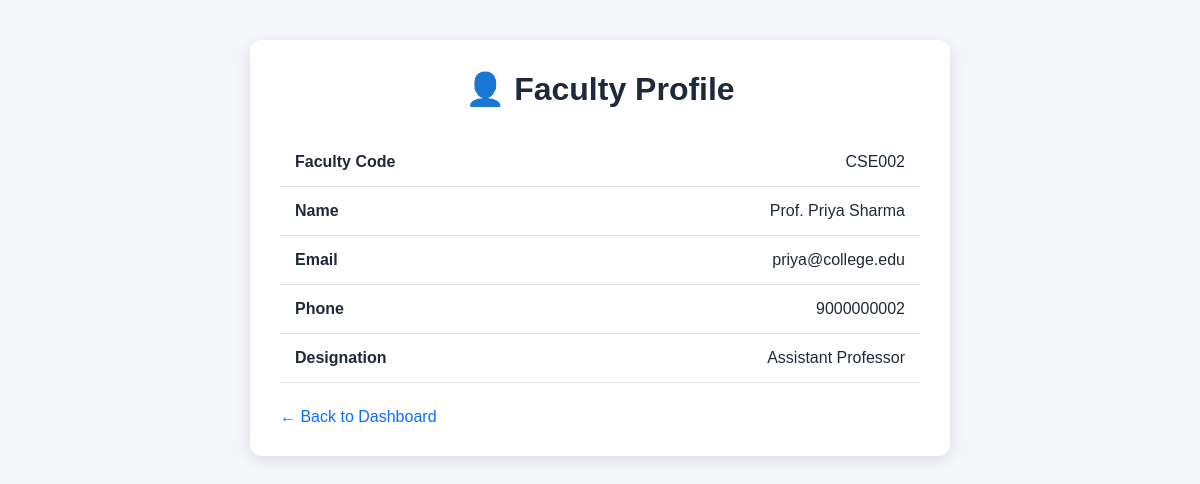
Page /faculty/profile.php (signed in) on the committed database.
### tables this page shows
CREATE TABLE faculty (
    faculty_id INT AUTO_INCREMENT PRIMARY KEY,

    user_id INT NOT NULL UNIQUE,

    faculty_code VARCHAR(20) NOT NULL UNIQUE,

    faculty_name VARCHAR(100) NOT NULL,

    email VARCHAR(100),

    phone VARCHAR(20),

    department_id INT NOT NULL,

    designation VARCHAR(50) DEFAULT 'Assistant Professor',

    is_hod BOOLEAN DEFAULT FALSE,

    FOREIGN KEY (user_id)
        REFERENCES users(user_id)
        ON DELETE CASCADE
        ON UPDATE CASCADE,

    FOREIGN KEY (department_id)
        REFERENCES departments(department_id)
        ON DELETE RESTRICT
        ON UPDATE CASCADE
);

### faculty/profile.php (the view, shortened to what this page needs)
<?php
require_once "../config/database.php";
$user_id = $_SESSION['user_id'];
$sql = "
    SELECT
        faculty_code,
        faculty_name,
        email,
        phone,
        designation
    FROM faculty
    WHERE user_id = ?
";
$stmt = $conn->prepare($sql);
$stmt->bind_param("i", $user_id);
$stmt->execute();
$result = $stmt->get_result();
$faculty = $result->fetch_assoc();
?>
<!DOCTYPE html>
<html lang="en">
<head>
    <link rel="stylesheet" href="../assets/css/style.css">
</head>
<body>
<div class="profile-container">
    <div class="profile-card">
        <h1>👤 Faculty Profile</h1>
        <div class="profile-row">
            <span class="profile-label">Faculty Code</span>
            <span>
                <?= htmlspecialchars($faculty['faculty_code']) ?>
            </span>
        </div>
        <div class="profile-row">
            <span class="profile-label">Name</span>
            <span>
                <?= htmlspecialchars($faculty['faculty_name']) ?>
            </span>
        </div>
        <div class="profile-row">
            <span class="profile-label">Email</span>
            <span>
                <?= htmlspecialchars($faculty['email']) ?>
            </span>
        </div>
        <div class="profile-row">
            <span class="profile-label">Phone</span>
            <span>
                <?= htmlspecialchars($faculty['phone']) ?>
            </span>
        </div>
        <div class="profile-row">
            <span class="profile-label">Designation</span>
            <span>
                <?= htmlspecialchars($faculty['designation']) ?>
            </span>
        </div>
        <a class="back" href="dashboard.php">
            ← Back to Dashboard
        </a>
    </div>
</div>
</body>
</html>

### assets/css/style.css (style rules this page uses)
* { margin: 0; padding: 0; box-sizing: border-box; }
body { font-family: Arial, sans-serif; background: #f4f6f9; color: #1e293b; }

### faculty/profile.php (style rules this page uses)
.profile-container { max-width: 700px; margin: 40px auto; }
.profile-card { background: white; padding: 30px; border-radius: 12px; box-shadow: 0 4px 15px rgba(0,0,0,0.1); }
.profile-card h1 { text-align: center; margin-bottom: 30px; }
.profile-row { display: flex; justify-content: space-between; padding: 15px; border-bottom: 1px solid #ddd; }
.profile-label { font-weight: bold; }
.back { display: inline-block; margin-top: 25px; text-decoration: none; color: #0d6efd; }

### rows in the picture
faculty: faculty_code "CSE002", faculty_name "Prof. Priya Sharma", email "priya@college.edu", phone "9000000002", designation "Assistant Professor"
